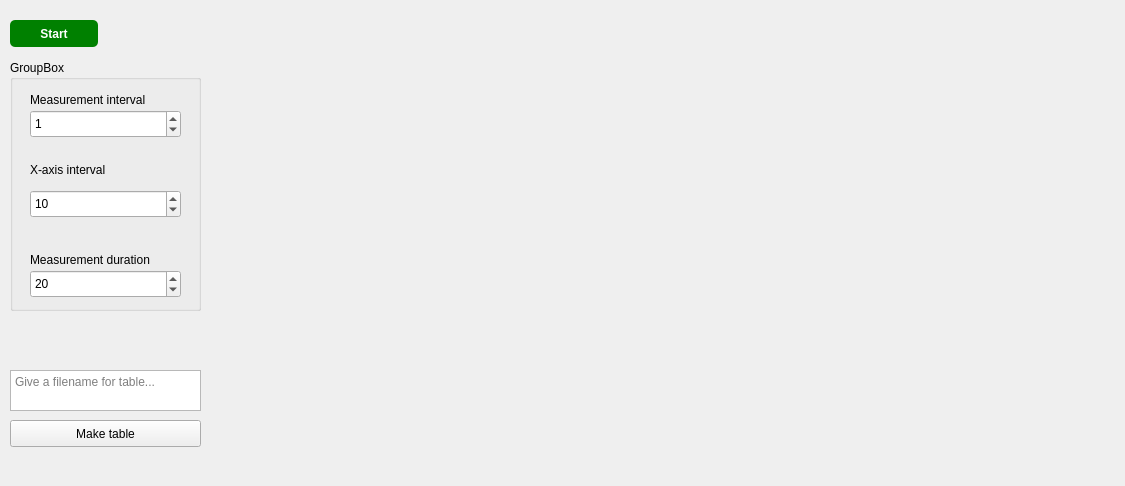
<?xml version="1.0" encoding="UTF-8"?>
<ui version="4.0">
 <class>Form</class>
 <widget class="QWidget" name="Form">
  <property name="geometry">
   <rect>
    <x>0</x>
    <y>0</y>
    <width>1125</width>
    <height>486</height>
   </rect>
  </property>
  <property name="windowTitle">
   <string>Form</string>
  </property>
  <widget class="QPushButton" name="pushButton">
   <property name="geometry">
    <rect>
     <x>10</x>
     <y>20</y>
     <width>88</width>
     <height>27</height>
    </rect>
   </property>
   <property name="autoFillBackground">
    <bool>false</bool>
   </property>
   <property name="styleSheet">
    <string notr="true">background-color: green; border-radius: 5px; color: white; font-weight: bold;</string>
   </property>
   <property name="text">
    <string>Start</string>
   </property>
  </widget>
  <widget class="QGroupBox" name="groupBox">
   <property name="geometry">
    <rect>
     <x>10</x>
     <y>60</y>
     <width>191</width>
     <height>251</height>
    </rect>
   </property>
   <property name="title">
    <string>GroupBox</string>
   </property>
   <widget class="QSpinBox" name="spinBox">
    <property name="geometry">
     <rect>
      <x>20</x>
      <y>50</y>
      <width>151</width>
      <height>28</height>
     </rect>
    </property>
    <property name="suffix">
     <string/>
    </property>
    <property name="prefix">
     <string/>
    </property>
    <property name="maximum">
     <number>1000</number>
    </property>
    <property name="value">
     <number>1</number>
    </property>
   </widget>
   <widget class="QSpinBox" name="spinBox_2">
    <property name="geometry">
     <rect>
      <x>20</x>
      <y>130</y>
      <width>151</width>
      <height>28</height>
     </rect>
    </property>
    <property name="maximum">
     <number>1000</number>
    </property>
    <property name="value">
     <number>10</number>
    </property>
   </widget>
   <widget class="QSpinBox" name="spinBox_3">
    <property name="geometry">
     <rect>
      <x>20</x>
      <y>210</y>
      <width>151</width>
      <height>28</height>
     </rect>
    </property>
    <property name="maximum">
     <number>1000</number>
    </property>
    <property name="value">
     <number>20</number>
    </property>
   </widget>
   <widget class="QLabel" name="label">
    <property name="geometry">
     <rect>
      <x>20</x>
      <y>30</y>
      <width>161</width>
      <height>19</height>
     </rect>
    </property>
    <property name="text">
     <string>Measurement interval</string>
    </property>
   </widget>
   <widget class="QLabel" name="label_2">
    <property name="geometry">
     <rect>
      <x>20</x>
      <y>100</y>
      <width>151</width>
      <height>19</height>
     </rect>
    </property>
    <property name="text">
     <string>X-axis interval</string>
    </property>
   </widget>
   <widget class="QLabel" name="label_3">
    <property name="geometry">
     <rect>
      <x>20</x>
      <y>190</y>
      <width>161</width>
      <height>19</height>
     </rect>
    </property>
    <property name="text">
     <string>Measurement duration</string>
    </property>
   </widget>
  </widget>
  <widget class="MplWidget" name="MplWidget" native="true">
   <property name="geometry">
    <rect>
     <x>240</x>
     <y>30</y>
     <width>851</width>
     <height>421</height>
    </rect>
   </property>
  </widget>
  <widget class="QPlainTextEdit" name="plainTextEdit">
   <property name="geometry">
    <rect>
     <x>10</x>
     <y>370</y>
     <width>191</width>
     <height>41</height>
    </rect>
   </property>
   <property name="placeholderText">
    <string>Give a filename for table...</string>
   </property>
  </widget>
  <widget class="QPushButton" name="Table_button">
   <property name="geometry">
    <rect>
     <x>10</x>
     <y>420</y>
     <width>191</width>
     <height>27</height>
    </rect>
   </property>
   <property name="text">
    <string>Make table</string>
   </property>
  </widget>
 </widget>
 <customwidgets>
  <customwidget>
   <class>MplWidget</class>
   <extends>QWidget</extends>
   <header>mplwidget.h</header>
   <container>1</container>
  </customwidget>
 </customwidgets>
 <resources/>
 <connections/>
</ui>
